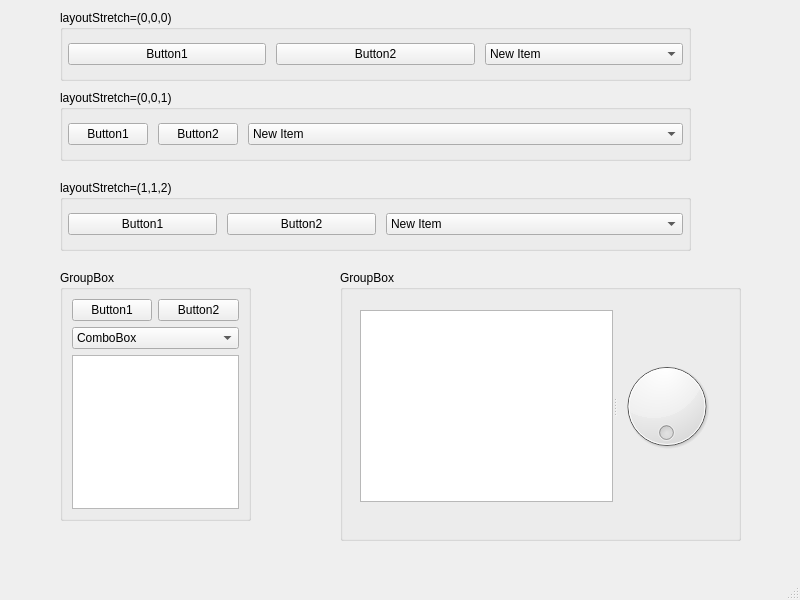
<?xml version="1.0" encoding="UTF-8"?>
<ui version="4.0">
 <class>MainWindow</class>
 <widget class="QMainWindow" name="MainWindow">
  <property name="geometry">
   <rect>
    <x>0</x>
    <y>0</y>
    <width>800</width>
    <height>600</height>
   </rect>
  </property>
  <property name="windowTitle">
   <string>MainWindow</string>
  </property>
  <widget class="QWidget" name="centralwidget">
   <widget class="QGroupBox" name="groupBox">
    <property name="geometry">
     <rect>
      <x>60</x>
      <y>10</y>
      <width>631</width>
      <height>71</height>
     </rect>
    </property>
    <property name="title">
     <string>layoutStretch=(0,0,0)</string>
    </property>
    <layout class="QHBoxLayout" name="horizontalLayout">
     <property name="spacing">
      <number>10</number>
     </property>
     <property name="leftMargin">
      <number>5</number>
     </property>
     <property name="topMargin">
      <number>5</number>
     </property>
     <property name="rightMargin">
      <number>5</number>
     </property>
     <property name="bottomMargin">
      <number>5</number>
     </property>
     <item>
      <widget class="QPushButton" name="pushButton_1">
       <property name="text">
        <string>Button1</string>
       </property>
      </widget>
     </item>
     <item>
      <widget class="QPushButton" name="pushButton_2">
       <property name="text">
        <string>Button2</string>
       </property>
      </widget>
     </item>
     <item>
      <widget class="QComboBox" name="comboBox_1">
       <item>
        <property name="text">
         <string>New Item</string>
        </property>
       </item>
      </widget>
     </item>
    </layout>
   </widget>
   <widget class="QGroupBox" name="groupBox_2">
    <property name="geometry">
     <rect>
      <x>60</x>
      <y>90</y>
      <width>631</width>
      <height>71</height>
     </rect>
    </property>
    <property name="title">
     <string>layoutStretch=(0,0,1)</string>
    </property>
    <layout class="QHBoxLayout" name="horizontalLayout_2" stretch="0,0,1">
     <property name="spacing">
      <number>10</number>
     </property>
     <property name="leftMargin">
      <number>5</number>
     </property>
     <property name="topMargin">
      <number>5</number>
     </property>
     <property name="rightMargin">
      <number>5</number>
     </property>
     <property name="bottomMargin">
      <number>5</number>
     </property>
     <item>
      <widget class="QPushButton" name="pushButton_3">
       <property name="text">
        <string>Button1</string>
       </property>
      </widget>
     </item>
     <item>
      <widget class="QPushButton" name="pushButton_4">
       <property name="text">
        <string>Button2</string>
       </property>
      </widget>
     </item>
     <item>
      <widget class="QComboBox" name="comboBox_2">
       <item>
        <property name="text">
         <string>New Item</string>
        </property>
       </item>
      </widget>
     </item>
    </layout>
   </widget>
   <widget class="QGroupBox" name="groupBox_3">
    <property name="geometry">
     <rect>
      <x>60</x>
      <y>180</y>
      <width>631</width>
      <height>71</height>
     </rect>
    </property>
    <property name="title">
     <string>layoutStretch=(1,1,2)</string>
    </property>
    <layout class="QHBoxLayout" name="horizontalLayout_3" stretch="1,1,2">
     <property name="spacing">
      <number>10</number>
     </property>
     <property name="leftMargin">
      <number>5</number>
     </property>
     <property name="topMargin">
      <number>5</number>
     </property>
     <property name="rightMargin">
      <number>5</number>
     </property>
     <property name="bottomMargin">
      <number>5</number>
     </property>
     <item>
      <widget class="QPushButton" name="pushButton_5">
       <property name="text">
        <string>Button1</string>
       </property>
      </widget>
     </item>
     <item>
      <widget class="QPushButton" name="pushButton_6">
       <property name="text">
        <string>Button2</string>
       </property>
      </widget>
     </item>
     <item>
      <widget class="QComboBox" name="comboBox_3">
       <item>
        <property name="text">
         <string>New Item</string>
        </property>
       </item>
      </widget>
     </item>
    </layout>
   </widget>
   <widget class="QGroupBox" name="groupBox_4">
    <property name="geometry">
     <rect>
      <x>60</x>
      <y>270</y>
      <width>191</width>
      <height>251</height>
     </rect>
    </property>
    <property name="title">
     <string>GroupBox</string>
    </property>
    <layout class="QGridLayout" name="gridLayout">
     <item row="0" column="0">
      <widget class="QPushButton" name="pushButton">
       <property name="text">
        <string>Button1</string>
       </property>
      </widget>
     </item>
     <item row="0" column="1">
      <widget class="QPushButton" name="pushButton_7">
       <property name="text">
        <string>Button2</string>
       </property>
      </widget>
     </item>
     <item row="1" column="0" colspan="2">
      <widget class="QComboBox" name="comboBox">
       <item>
        <property name="text">
         <string>ComboBox</string>
        </property>
       </item>
      </widget>
     </item>
     <item row="2" column="0" colspan="2">
      <widget class="QPlainTextEdit" name="plainTextEdit"/>
     </item>
    </layout>
   </widget>
   <widget class="QGroupBox" name="groupBox_5">
    <property name="geometry">
     <rect>
      <x>340</x>
      <y>270</y>
      <width>401</width>
      <height>271</height>
     </rect>
    </property>
    <property name="title">
     <string>GroupBox</string>
    </property>
    <widget class="QSplitter" name="splitter">
     <property name="geometry">
      <rect>
       <x>20</x>
       <y>40</y>
       <width>356</width>
       <height>192</height>
      </rect>
     </property>
     <property name="orientation">
      <enum>Qt::Orientation::Horizontal</enum>
     </property>
     <property name="handleWidth">
      <number>4</number>
     </property>
     <property name="childrenCollapsible">
      <bool>true</bool>
     </property>
     <widget class="QPlainTextEdit" name="plainTextEdit_2">
      <property name="minimumSize">
       <size>
        <width>150</width>
        <height>0</height>
       </size>
      </property>
     </widget>
     <widget class="QDial" name="dial">
      <property name="wrapping">
       <bool>true</bool>
      </property>
     </widget>
    </widget>
   </widget>
  </widget>
  <widget class="QMenuBar" name="menubar">
   <property name="geometry">
    <rect>
     <x>0</x>
     <y>0</y>
     <width>800</width>
     <height>21</height>
    </rect>
   </property>
  </widget>
  <widget class="QStatusBar" name="statusbar"/>
 </widget>
 <resources/>
 <connections/>
</ui>
